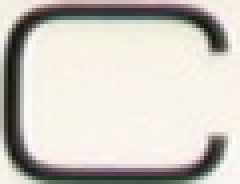
%> input picture SUPER CHALLENGE 3-4/Erick's Team - Licence Car Plate/Erick's Team - OCR Licence Car Plate Integrated/C/1.bmp, 60 x 46 px (shown 4 times larger)
$ octave --eval "result = Train(imread('1.bmp'));"   (GNU Octave 9; MATLAB toolbox functions it lacks are replaced by stand-ins)
%> lines starting %> are read from the running program, lines starting %| are printed output that depends on the picture; in (x1, y1, x2, y2) boxes, pixels count from 0 and x2, y2 are one past the last pixel; in counts of white or black regions, pixels touching at a corner belong together; the program's own positions count from 1
function C=Train(a1)
%  a1=imread('1.bmp')
a1=rgb2gray(a1);
a1=im2bw(a1);
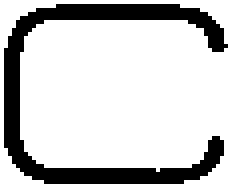
%> a1: size 46x60 logical (shown 4 times larger); 79.3% white; 1 black region, box (x1, y1, x2, y2) and area: (1, 1, 57, 46) 571
a1=im2double(a1);
% a1= imresize(a1, [45 24]);
aa=imcomplement(a1);
%> aa: size 46x60 double; values 0 (black) and 1 (white), 20.7% white; 1 white region, box (x1, y1, x2, y2) and area: (1, 1, 57, 46) 571
[L1 num1]=bwlabel(a1);
%> num1 = 1
stats1 = regionprops(aa, 'Image'); % get image features
c = stats1(1);
C = [c.Image];
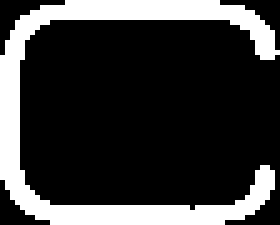
%> C: size 45x56 logical (shown 5 times larger); 22.7% white; 1 white region, box (x1, y1, x2, y2) and area: (0, 0, 56, 45) 571
C= imresize(C, [45 24]);
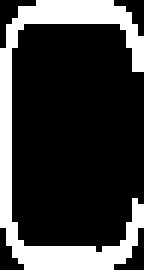
%> C: size 45x24 logical (shown 6 times larger); 23.6% white; 1 white region, box (x1, y1, x2, y2) and area: (0, 0, 24, 45) 255
C=imcomplement(C);
%> C: size 45x24 logical; 76.4% white; 1 black region, box (x1, y1, x2, y2) and area: (0, 0, 24, 45) 255
 close all;
 imshow(C,[]);

return
